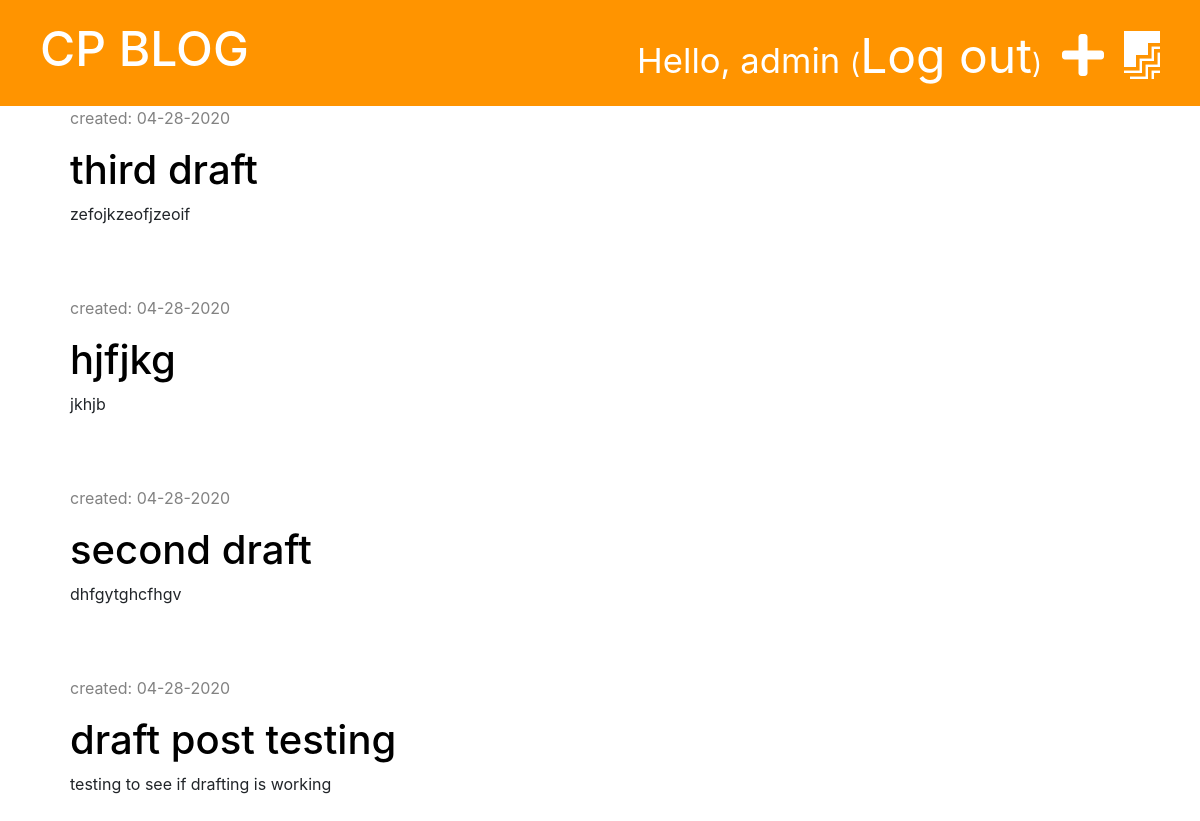
Page /drafts/ (signed in) on the committed database.
### blog/models.py (models this page shows, shortened)
class Post(models.Model):
    author = models.ForeignKey('auth.User', on_delete=models.CASCADE)
    title = models.CharField(max_length=200)
    text = models.TextField()
    created_date = models.DateTimeField(default=timezone.now)
    published_date = models.DateTimeField(blank=True, null=True)

### blog/views.py (the view)
# urls.py: path('drafts/', views.post_draft_list, name='post_draft_list'),
@login_required
def post_draft_list(request) :
    posts = Post.objects.filter(published_date__isnull=True).order_by('-created_date')
    stuff_for_frontend = {'posts': posts}
    return render(request, 'blog/post_draft_list.html', stuff_for_frontend)

### blog/templates/blog/post_draft_list.html (shortened to what this page needs)
{% extends 'blog/base.html' %}
{% block content %}
    {% for post in posts %}
        <div class="post">
            <p class="date">created: {{ post.created_date|date:'m-d-Y' }}</p>
            <h1><a href="{% url 'post_detail' pk=post.pk %}">{{ post.title }}</a></h1>
            <p>{{ post.text|truncatechars:50 }}</p>
        </div>
   {% endfor %}
{% endblock %}

### blog/templates/blog/base.html (shortened to what this page needs)
{% load static %}
<!DOCTYPE html>
<html lang="en">
<head>
    <link rel="stylesheet" href="https://stackpath.bootstrapcdn.com/bootstrap/4.4.1/css/bootstrap.min.css">
    <link rel="stylesheet" href="{% static 'css/blog.css' %}">
    <link rel="stylesheet" href="https://use.fontawesome.com/releases/v5.13.0/css/all.css">
</head>
<body>
<div class="page-header">
    {% if user.is_authenticated %}
        <a href="{% url 'post_draft_list' %}" class="top-menu"><i class="fab fa-firstdraft"></i></a>
        <a href="{% url 'post_new' %}" class="top-menu"><i class="fas fa-plus"></i></a>
        <p class="top-menu">Hello, {{ user.username }} <small>(<a href="{% url 'logout' %}">Log out</a>)</small></p>
    {% else %}
        <a href="{% url 'login' %}" class="top-menu"><i class="fas fa-sign-in-alt"></i></a>
    {% endif %}
    <h1><a href="/">CP BLOG</a></h1>
</div>
<div class="content container">
    <div class="row">
        <div class="col-md-8">
            {% block content %}
            {% endblock %}
        </div>
    </div>
</div>
</body>
</html>

### blog/static/css/blog.css (style rules this page uses)
.page-header { background-color: #ff9400; margin-top: 0; padding: 20px 20px 20px 40px; }
.page-header h1, .page-header a { color: #ffffff; font-size: 36pt; text-decoration: none; }
.content { margin-left: 40px; }
.date { color: #828282; }
.post { margin-bottom: 70px; }
.post h1 a { color: #000000; }
.top-menu { color: #ffffff; float: right; font-size: 26pt; margin-right: 20px; }

### rows in the picture
Post: created_date "04-28-2020", title "third draft", text "zefojkzeofjzeoif"
Post: created_date "04-28-2020", title "hjfjkg", text "jkhjb"
Post: created_date "04-28-2020", title "second draft", text "dhfgytghcfhgv"
Post: created_date "04-28-2020", title "draft post testing", text "testing to see if drafting is working"

### other values in the picture
{{ user.username }} "admin"
